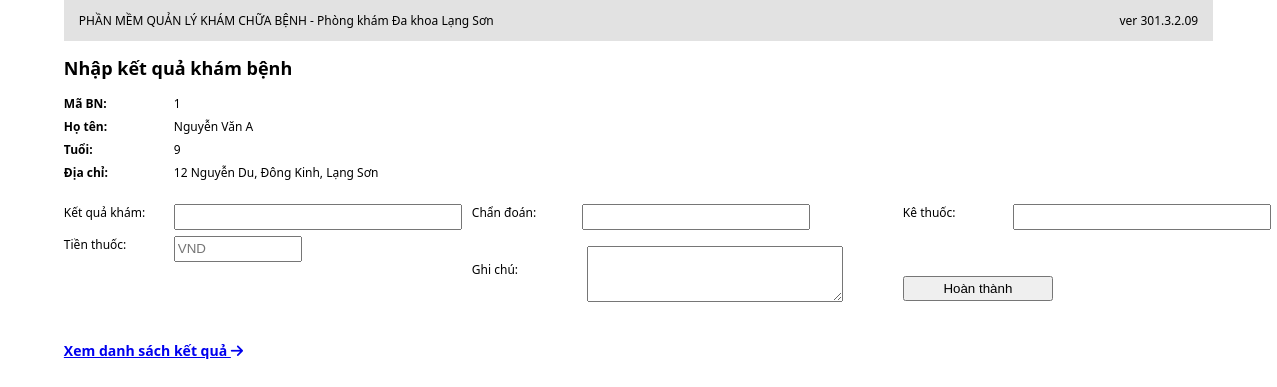
/mysqlx/result.php?mabn=1, run on the app's committed database.
### tables this page shows
CREATE TABLE `dkykham` (
  `mabn` INT NOT NULL AUTO_INCREMENT,
  `ten` VARCHAR(100) NOT NULL,
  `gtinh` VARCHAR(100) NOT NULL,
  `tuoi` INT NOT NULL,
  `dchi` VARCHAR(100) NOT NULL,
  `skhoe` VARCHAR(100) NOT NULL,
  `lkham` VARCHAR(100) NOT NULL,
  `pkham` VARCHAR(100) NOT NULL,
  `bsi` VARCHAR(100) NOT NULL,
  `gchu` VARCHAR(100) NOT NULL,
  `tkham` DECIMAL(10,0) NOT NULL,
  PRIMARY KEY (`mabn`)
);

### mysqlx/result.php (the view, shortened to what this page needs)
<?php
include "connectest.php";
$mabn = intval($_GET['mabn']);
$sql = mysqli_query($conn, "SELECT * FROM dkykham WHERE mabn = $mabn");
$row = mysqli_fetch_assoc($sql);
?>
<!DOCTYPE html>
<html lang="vi">
<head>
    <link rel="stylesheet" href="all.css">
    <link rel="stylesheet" href="form.css">
    <link rel="stylesheet" href="result.css">
    <link rel="stylesheet" href="https://cdnjs.cloudflare.com/ajax/libs/font-awesome/6.6.0/css/all.min.css">
</head>
<body>
<div class="all">
    <div class="header">
        <p class="r">PHẦN MỀM QUẢN LÝ KHÁM CHỮA BỆNH - Phòng khám Đa khoa Lạng Sơn</p>
        <p class="l">ver 301.3.2.09</p>
    </div>
    <h2>Nhập kết quả khám bệnh</h2>
    <div class="form">
        <div class="space">
            <form method="POST">
                 <div class="info">
                    <label>Mã BN:</label>
                    <p><?= $row['mabn'] ?></p>
                    <label>Họ tên:</label>
                    <p><?= htmlspecialchars($row['ten']) ?></p>
                    <label>Tuổi:</label>
                    <p><?= htmlspecialchars($row['tuoi']) ?></p>
                    <label>Địa chỉ:</label>
                    <p><?= htmlspecialchars($row['dchi']) ?></p>
                </div>
                <div class="iput">
                    <label for="kqua">Kết quả khám:</label>
                    <input type="text" name="kqua" required style="width: 280px; height: 20px">
                    <label for="cdoan">Chẩn đoán:</label>
                    <input type="text" name="cdoan" required style="width: 220px; height: 20px">
                    <label for="kthuoc">Kê thuốc:</label>
                    <input type="text" name="kthuoc" required style="width: 250px; height: 20px">
                    <label for="hdon">Tiền thuốc:</label>
                    <input type="number" name="hdon" placeholder="VND" required style="width: 120px; height: 20px;">
                    <label for="gchux" style="margin-top: 25px">Ghi chú:</label>
                    <textarea name="gchux" style="width: 250px; height: 50px" style="margin-top: 0"></textarea>
                    <button type="submit" name="btnDone" style="margin-top: 40px">Hoàn thành</button>
                </div>
            </form>
            <h3><a href="listr.php">Xem danh sách kết quả <i class="fa-solid fa-arrow-right"></i></a></h3>
        </div>
    </div>
</div>
</body>
</html>

### mysqlx/all.css (style rules this page uses)
body { font-family: 'Segoe UI', Tahoma, sans-serif; margin: 0; font-size: 12px; }
.all { width: 90%; margin: auto; }
button { height: 25px; width: 150px; }
.header { display: flex; justify-content: space-between; background: #e2e2e2; padding: 0 15px; }

### mysqlx/form.css (style rules this page uses)
form { display: grid; grid-template-columns: auto 1fr auto 1fr auto 1fr; gap: 8px 16px; align-items: center; }
input, textarea { margin: 10px 50px 10px 5px; }

### mysqlx/result.css (style rules this page uses)
form { display: flex; flex-wrap: wrap; }
.info { display: grid; grid-template-columns: 100px auto; row-gap: 6px; column-gap: 10px; margin-bottom: 15px; width: 100%; }
.info label { font-weight: bold; }
.info p { margin: 0; }
.iput { display: grid; grid-template-columns: 100px auto 100px auto 100px auto; row-gap: 6px; column-gap: 10px; margin-bottom: 15px; width: 100%; }
.iput input { margin: 0; }

### data on the page
dkykham: mabn "1", ten "Nguyễn Văn A", tuoi "9", dchi "12 Nguyễn Du, Đông Kinh, Lạng Sơn"
